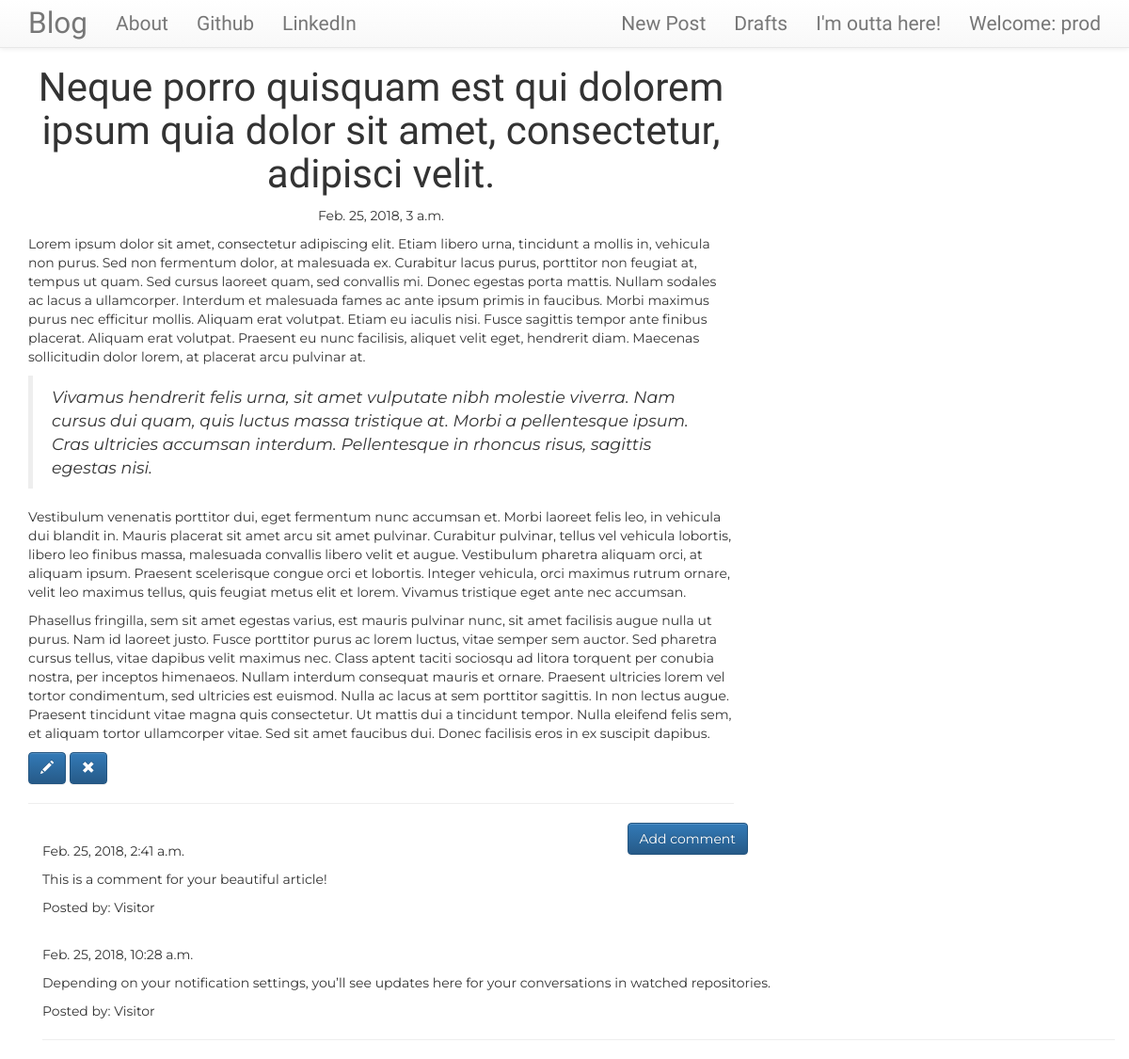
Screenshot of /post/4 (signed in) with the database file from the repository.
### blog/models.py (models this page shows, shortened)
class Post(models.Model):
    author = models.ForeignKey('auth.User',on_delete=models.CASCADE)
    title = models.CharField(max_length=200)
    text = models.TextField()
    create_date = models.DateTimeField(default=timezone.now)
    publish_date = models.DateTimeField(blank=True,null=True)

class Comment(models.Model):
    post = models.ForeignKey('blog.Post',related_name='comments',on_delete=models.CASCADE)
    author = models.CharField(max_length=200)
    text = models.TextField()
    create_date = models.DateTimeField(default=timezone.now())
    approved_comment = models.BooleanField(default=False)

### blog/views.py (the view)
# urls.py: url(r'^post/(?P<pk>\d+)$',views.PostDetailView.as_view(),name='post_detail'),
class PostDetailView(DetailView):
    model = Post

### blog/templates/blog/post_detail.html (shortened to what this page needs)
{% extends "blog/base.html" %}
{% block content %}
<h1 class="posttitle">{{post.title}}</h1>
{% if post.publish_date %}
<div class="date postdate">
  {{ post.publish_date }}
</div>
{% else %}
<a class="btn btn-default" href="{% url 'post_publish' pk=post.pk %}">Publish</a>
{% endif %}
<p class="postcontent">{{ post.text|safe|linebreaksbr }}</p>
{% if user.is_authenticated %}
  <a class="btn btn-primary" href="{% url 'post_edit' pk=post.pk %}">
    <span class="glyphicon glyphicon-pencil" ></span>
  </a>
  <a class="btn btn-primary" href="{% url 'post_remove' pk=post.pk %}">
    <span class="glyphicon glyphicon-remove" ></span>
  </a>
{% endif %}
<hr>
<a class="btn btn-primary btn-comment" href="{% url 'add_comment_to_post' pk=post.pk %}">Add comment</a>
<div class="container">
  {% for comment in post.comments.all %}
  <br>
  {% if user.is_authenticated or comment.approved_comment %}
    {{comment.create_date}}
    <p>{{comment.text|safe|linebreaks}}</p>
    <p>Posted by: {{comment.author}}</p>
  {% endif %}
  {% empty %}
  <p>No comments yet!</p>
  {% endfor %}
  <hr>
</div>
{% endblock %}

### blog/templates/blog/base.html (shortened to what this page needs)
<!DOCTYPE html>
{% load staticfiles %}
<html>
  <head>
    <link rel="stylesheet" href="https://maxcdn.bootstrapcdn.com/bootstrap/3.3.7/css/bootstrap.min.css">
    <link rel="stylesheet" href="https://maxcdn.bootstrapcdn.com/bootstrap/3.3.7/css/bootstrap-theme.min.css">
    <link rel="stylesheet" href="//cdn.jsdelivr.net/npm/medium-editor@latest/dist/css/medium-editor.min.css" type="text/css" media="screen" charset="utf-8">
    <link rel="stylesheet" href="{% static 'css/blog.css' %}">
  </head>
  <body>
    <nav class="navbar navbar-default navbar-static-top indiefont custom-navbar navbar-fixed-top">
      <div class="container">
        <div class="navbar-header">
          <a class="navbar-brand bigbrand" href="{% url 'post_list' %}">Blog</a>
        </div>
      <div class="collapse navbar-collapse" id="myNavbar">
        <ul class="nav navbar-nav">
          <li class="dropdown"><a class="dropdown-toggle" href="{% url 'about' %}">About</a></li>
          <li class="dropdown"><a class="dropdown-toggle" href="https://github.com/Prodromosk">Github</a></li>
          <li class="dropdown"><a class="dropdown-toggle" href="https://www.linkedin.com/in/prodromosk/">LinkedIn</a></li>
        </ul>
        <ul class="nav navbar-nav navbar-right">
          {% if user.is_authenticated %}
          <li>
            <a href="{% url 'post_new' %}">New Post</a>
          </li>
          <li>
            <a href="{% url 'post_draft_list' %}">Drafts</a>
          </li>
          <li>
            <a href="{% url 'logout' %}">I'm outta here!</a>
          </li>
          <li>
            <a>Welcome: {{ user.username }}</a>
          </li>
          {% else %}
          <li><a class="nav navbar-right" href="{% url 'login' %}"><span class="glyphicon glyphicon-user"></span>Get in!</a></li>
          {% endif %}
        </ul>
      </div>
    </nav>
    <div class="content container">
      <div class="row">
        <div class="col-md-8">
          <div class="blog_posts">
            {% block content %}
            {% endblock %}
          </div>
        </div>
      </div>
    </div>
  </body>
</html>

### blog/static/css/blog.css (style rules this page uses)
body { font-family: 'Montserrat'; padding-top: 50px; }
.indiefont { font-family: 'Indie Flower',sans-serif; font-size: 1.5em; margin-bottom: 10px; }
.bigbrand { font-size: 1.5em; }
.postdate { text-align: center; }
.posttitle { font-family: 'Indie Flower',sans-serif; font-size: 3em; text-align: center; }
.postcontent { font-family: 'Montserrat'; font-size: 1.5em }
.btn-comment { position: absolute; right: 0px; }
div { display: block; }

### rows the page displays
Post: title "Neque porro quisquam est qui dolorem ipsum quia dolor sit amet, consectetur, adipisci velit.", publish_date "Feb. 25, 2018, 3 a.m.", text "Lorem ipsum dolor sit amet, consectetur adipiscing elit. Etiam libero urna, tincidunt a mollis in, vehicula non purus. Sed non fermentum dolor, at malesuada ex. Curabitur lacus purus, porttitor non feugiat at, tempus ut quam. Sed cursus laoreet quam, sed convallis mi. Donec egestas porta mattis. Nullam sodales ac lacus a ullamcorper. Interdum et malesuada fames ac ante ipsum primis in faucibus. Morbi maximus purus nec efficitur mollis. Aliquam erat volutpat. Etiam eu iaculis nisi. Fusce sagittis tempor ante finibus placerat. Aliquam erat volutpat. Praesent eu nunc facilisis, aliquet velit eget, hendrerit diam. Maecenas sollicitudin dolor lorem, at placerat arcu pulvinar at. Vivamus…"
Comment: create_date "Feb. 25, 2018, 2:41 a.m.", text "This is a comment for your beautiful article!", author "Visitor"
Comment: create_date "Feb. 25, 2018, 10:28 a.m.", text "Depending on your notification settings, you’ll see updates here for your conversations in watched repositories.", author "Visitor"

### other values shown
{{ user.username }} "prod"
